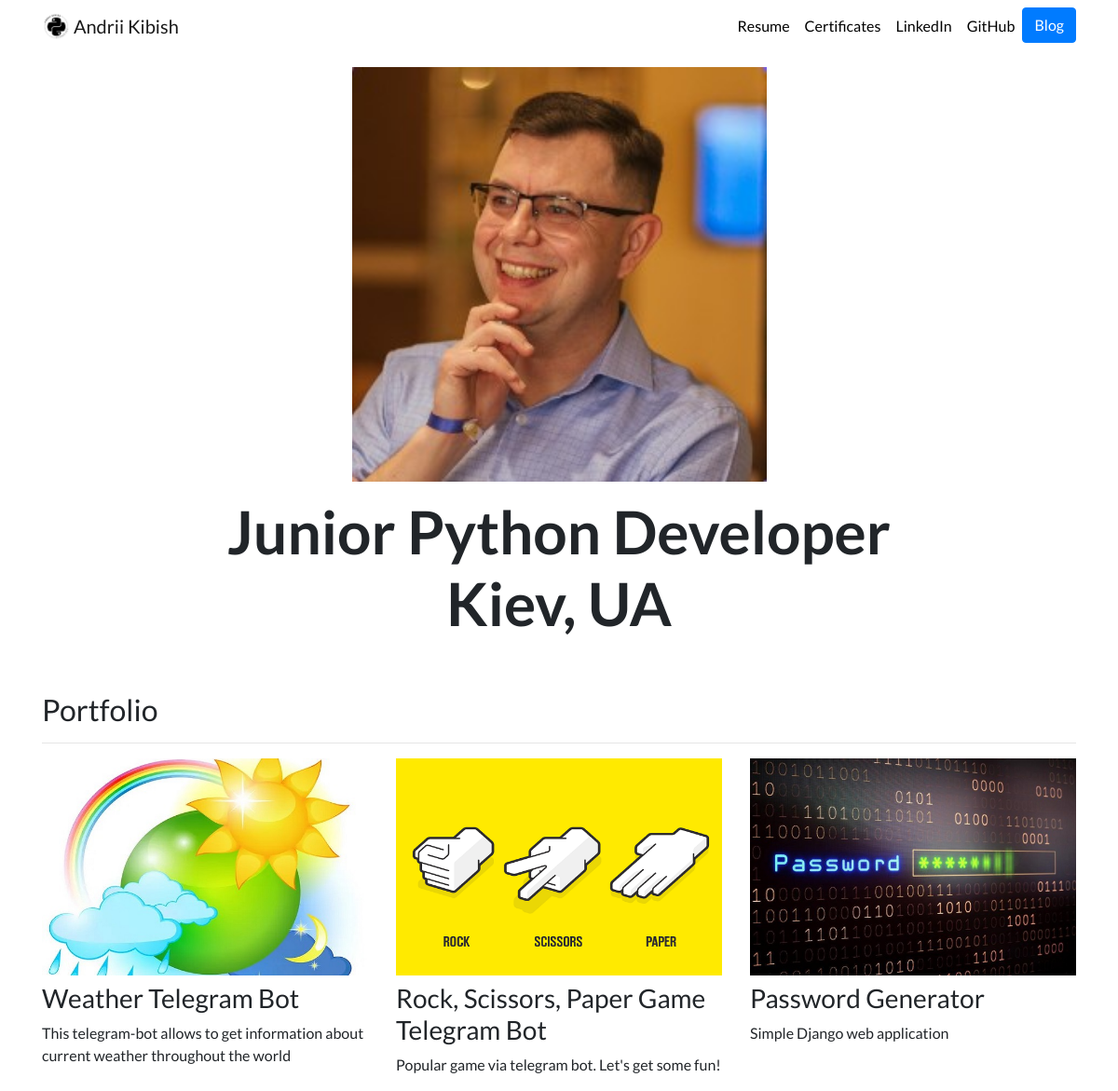
The app's page /, older data.
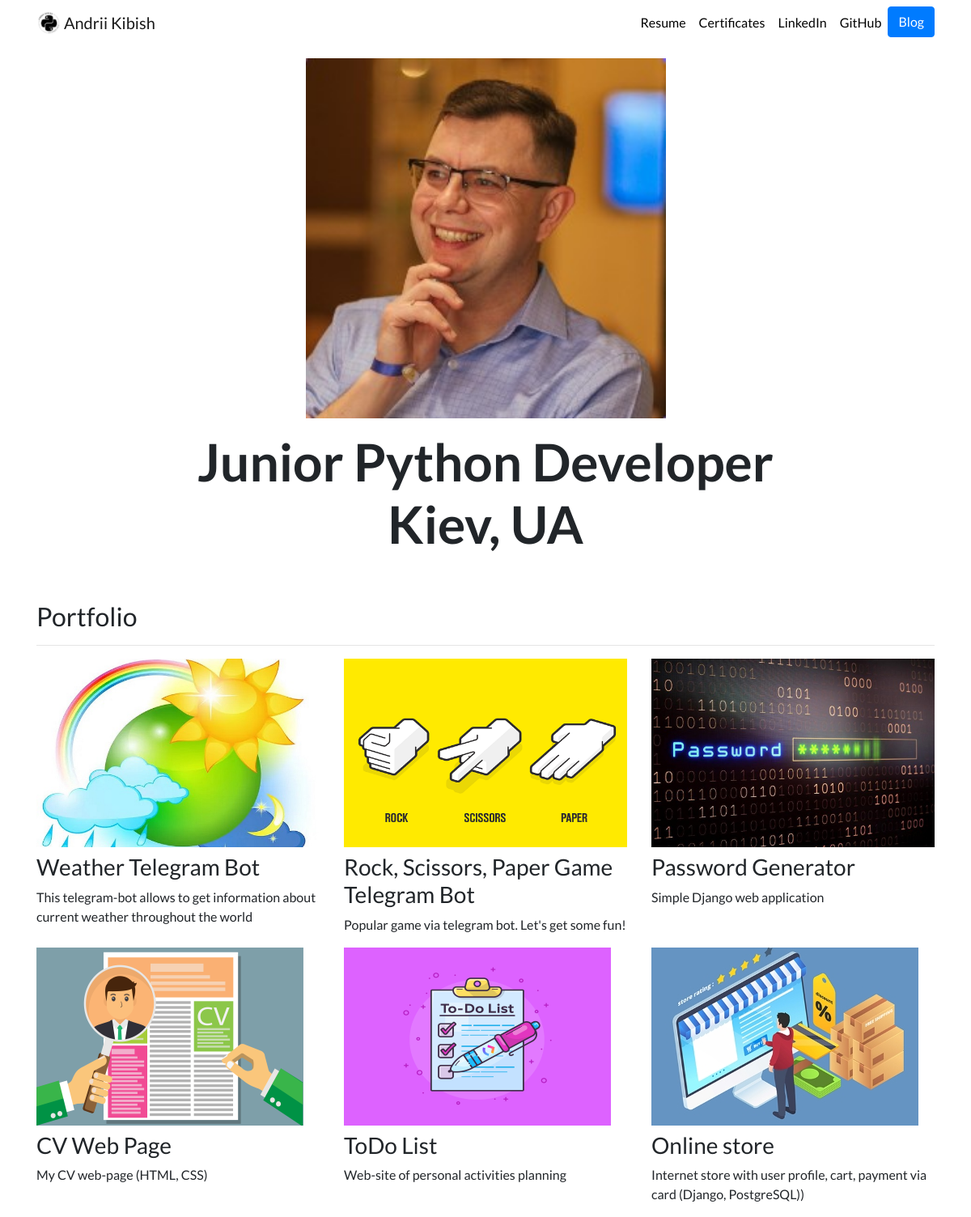
The same page, newer data.
### portfolio/models.py (models this page shows, shortened)
class Project(models.Model):
    title = models.CharField(max_length=124)
    description = models.CharField(max_length=248)
    image = models.ImageField(upload_to='portfolio/images')
    url = models.URLField(blank=True)

### portfolio/views.py (the view)
# urls.py: 2. Add a URL to urlpatterns:  path('', views.home, name='home')
def home(request):
    projects = Project.objects.all()
    return render(request, 'portfolio/home.html', {'projects': projects})

### portfolio/templates/portfolio/home.html (shortened to what this page needs)
{% extends 'portfolio/base.html' %}
{% load static %}
{% block content %}
    <div class="row justify-content-center my-3">
  <div class="col-5">
    <img src="{% static 'portfolio/my_photo.jpg' %}" class="img-fluid" width="120%">
  </div>
</div>
    <div class="row justify-content-center mb-3">
  <div class="col-md-9 text-center">
    <h1 id="hometext" class="font-weight-bold">Junior Python Developer Kiev, UA</h1>
  </div>
</div>
<h2 class="mt-5">Portfolio</h2>
<hr>
<div class="row">
     {% for project in projects %}
  <div class="col-lg-4 col-md-6">
    {% if project.url %}
    <a href="{{ project.url }}" target="_blank">
      <img src="{{ project.image.url }}" class="img-fluid mb-2">
    </a>
    {% else %}
    <img src="{{ project.image.url }}" class="img-fluid mb-2">
    {% endif %}
    <h3>{{ project.title }}</h3>
    <p>{{ project.description }}</p>
  </div>
  {% endfor %}
</div>
{% endblock %}

### portfolio/templates/portfolio/base.html (shortened to what this page needs)
{% load static %}
<!doctype html>
<html lang="en">
<head>
  <link rel="stylesheet" href="https://stackpath.bootstrapcdn.com/bootstrap/4.4.1/css/bootstrap.min.css"
        >
  <link rel="stylesheet" href="{% static "portfolio/custom.css" %}">
</head>
<body>
  <nav id="topNav" class="navbar navbar-expand-md navbar-light">
    <div class="container">
      <a class="navbar-brand" href="{% url 'home' %}">
        <img src="{% static "portfolio/Logo.png" %}" width="30" height="30" class="d-inline-block align-top" alt="My Logo">
        <span>Andrii Kibish</span>
      </a>
      <div class="collapse navbar-collapse text-center" id="navbarNav">
        <ul class="navbar-nav ml-auto">
          <li class="nav-item">
            <a class="nav-link" href="{% static "portfolio/CV_Andrii_Kibish.pdf" %}" target="_blank">Resume</a>
          </li>
            <li class="nav-item">
            <a class="nav-link" href="{% url 'certificate' %}">Certificates</a>
          </li>
          <li class="nav-item">
            <a class="nav-link" href="https://www.linkedin.com/in/andrii-kibish/" target="_blank">LinkedIn</a>
          </li>
            <li class="nav-item">
            <a class="nav-link" href="https://github.com/AndriiKibish" target="_blank">GitHub</a>
          </li>
          <li>
            <a role="button" href="{% url 'blog:all_blogs' %}" class="btn btn-primary">Blog</a>
          </li>
        </ul>
      </div>
    </div>
  </nav>
  <div class="container">
    {% block content %}{% endblock %}
  </div>
</body>
</html>

### portfolio/static/portfolio/custom.css (style rules this page uses)
.navbar-nav .nav-link { color: rgba(0,0,0,1) !important; }
body { font-family: 'Lato', sans-serif; }
@media (min-width: 992px) { #hometext { font-size: 4rem; } }

Row changes from the older to the newer data that the page shows:
added Project: image (picture), title "CV Web Page", description "My CV web-page (HTML, CSS)"
added Project: image (picture), title "ToDo List", description "Web-site of personal activities planning"
added Project: image (picture), title "Online store", description "Internet store with user profile, cart, payment via card (Django, PostgreSQL))"
